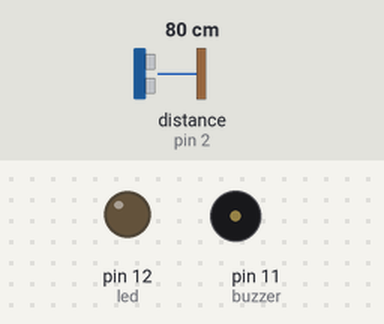
A sketch run on a simulated Arduino Uno, built with avr-gcc and run on an emulated ATmega328P. Parts: output pins drawn as LEDs (lit = HIGH), buzzer (waves = sounding). Wiring (inferred from the names in the program): ultrasonic range finder: trigger pin 3; echo pin 2. Inputs (shaded band) come from the test bench; at power-on: distance to the obstacle (sensor on pin 2) 80 cm. The echo pulse lasts 58.3 µs per cm; pins used as bus, display or sensor lines are not drawn; what the sketch prints to the serial monitor is not drawn.

Above: at 1.3 s.
1.4 s: distance to the obstacle (sensor on pin 2) set to 12 cm
2.9 s: distance to the obstacle (sensor on pin 2) set to 9 cm
At 4.2 s:
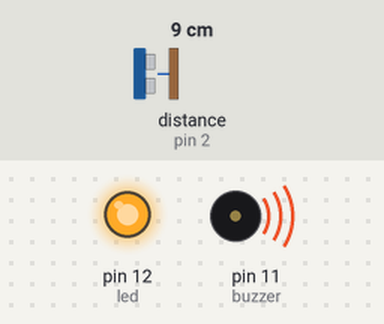
4.5 s: distance to the obstacle (sensor on pin 2) set to 18 cm
At 5.5 s:
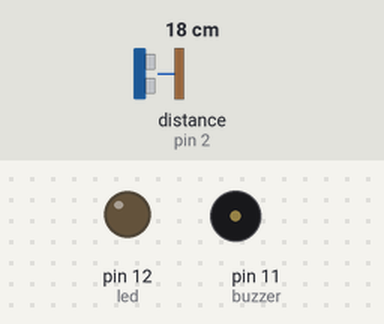
6.0 s: distance to the obstacle (sensor on pin 2) set to 2 cm
At 6.8 s:
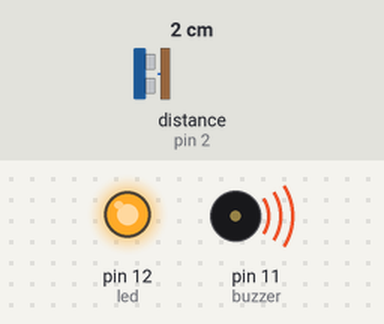
Timing chart, 0 to 8.5 s (numbered marks = the images above; inputs shaded):
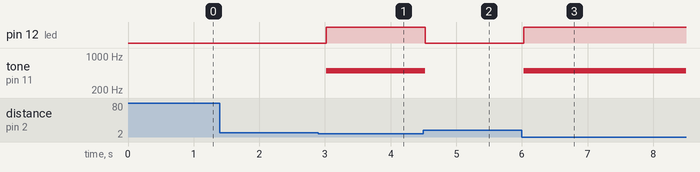

The sketch:

Sonar_Sensor.ino
```cpp
int trigPin = 3;
const int echoPin = 2;
const int buzzer = 11;
const int led = 12;

//deinfes variables
long duration;
int distance;
int safetyDistance;

void setup() {
  pinMode(trigPin, OUTPUT); //Sets the trigPin as an Output
  pinMode(echoPin, INPUT);  //Sets the echoPin as an Input
  pinMode(buzzer, OUTPUT);
  pinMode(led, OUTPUT);
  Serial.begin(9600); //Starts serial communication at 9600 baud rate
}
void loop() {

  //Clears the trigPin
  digitalWrite(trigPin, LOW);
  delayMicroseconds(2);

  //Sets the trigPin to HIGH state for 10 micro seconds
  digitalWrite(trigPin, HIGH);
  delayMicroseconds(10);
  digitalWrite(trigPin, LOW);

  //Reads the echoPin and returns the sound wave travel time in microseconds
  duration = pulseIn(echoPin, HIGH);

  //Calculates distance
  distance = duration*0.034/2;

  if(distance < 10) {
    digitalWrite(buzzer, HIGH);
    digitalWrite(led, HIGH);
    tone(buzzer, 500);
  }
  else {
    digitalWrite(buzzer, LOW);
    digitalWrite(led, LOW);
    noTone(buzzer);
  }

  //Displays distance on Serial Monitor
  Serial.print("Distance: ");
  Serial.println(distance);
  Serial.print(" cm");
  delay(500);
}
```

Measured:
- the behaviour switches between 11 and 10 cm on distance to the obstacle (sensor on pin 2) (found by bisection; images 0 and 1)
- after the input at 1.4 s, every drawn part: stays the same
- after the input at 2.9 s, pin 12 (led): LOW → HIGH after 0.12 s; tone on pin 11 (buzzer): silent → 500 Hz after 0.12 s
- after the input at 4.5 s, pin 12 (led): HIGH → LOW at once; tone on pin 11 (buzzer): 500 Hz → silent at once
- after the input at 6.0 s, pin 12 (led): LOW → HIGH at once; tone on pin 11 (buzzer): silent → 500 Hz at once
